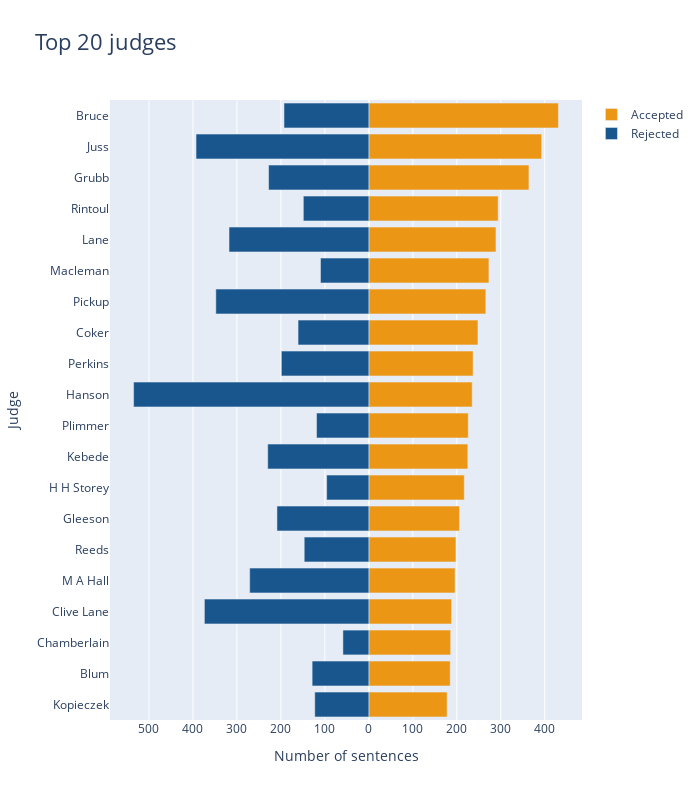

Notebook code cell kept with this figure:
### Markdown cell above
# Top 20 judges per Accepted and rejected sentences

### Code cell
import plotly.graph_objects as gp

judges = []

for r in zip(df['Judges:'], df['Decision label:']):
        judges.append((r[0], r[1]))

judge = []
label = []

for i in judges:
    for x in i[0]:
        judge.append(x)
        label.append(i[1])

df_judges = pd.DataFrame(list(zip(judge, label)), columns =['Judge', 'Label'])
df_judges

# Chart
df_judges = df_judges.groupby(['Judge', 'Label']).size().reset_index(name = 'counts')

df_judges['counts'] = np.where(df_judges['Label'] == 'Rejected', df_judges['counts'] * 1, df_judges['counts'])
df_judges = df_judges.sort_values(by=['counts'])


# Chart

df_judges
df_judges=df_judges.pivot(index='Judge', columns='Label', values='counts')
df_judges = df_judges.sort_values(by=['Accepted', 'Rejected'])


list(df_judges.columns.values)

df_judges

# Transform index with name of judge into a column 
df_judges['Name'] = df_judges.index

# Delete judges with nan
df_judges = df_judges.dropna()

# Sort Judges by number of sentences
df_judges = df_judges.sort_values(by=['Accepted', 'Rejected'], ascending = False)

# Keep only top 20 judges
df_judges_top = df_judges.head(20)

df_judges_top = df_judges_top.sort_values(by=['Accepted'], ascending = True)


y_age = df_judges_top['Name']
x_M = df_judges_top['Accepted']
x_F = df_judges_top['Rejected'] * -1


# Creating instance of the figure
fig = gp.Figure()

# Adding Male data to the figure
fig.add_trace(gp.Bar(y = y_age, x = x_M, name = 'Accepted', marker_color= 'rgb(236, 150, 21)', orientation = 'h', ))
  
# Adding Female data to the figure
fig.add_trace(gp.Bar(y = y_age, x = x_F, name = 'Rejected', marker_color= 'rgb(24, 86, 141)', orientation = 'h'))

# Updating the layout for our graph
fig.update_layout(title = 'Top 20 judges',
                 title_font_size = 22, barmode = 'relative',
                 bargap = 0.2, bargroupgap = 0,
                 yaxis = gp.layout.YAxis(title='Judge', ticktext=y_age),

                 xaxis = dict(tickvals = [-600, -500, -400, -300, -200, -100,
                                          0, 100, 200, 300, 400, 500, 600],
                                
                              ticktext = [600, 500, 400, 300, 200, 100,
                                          0, 100, 200, 300, 400, 500, 600],
                                
                              title = 'Number of sentences',
                              title_font_size = 14)
                 )

fig.update_layout(
    autosize=False,
    width=700,
    height=800)

fig.show()

### Figure 1 — Plotly figure (JSON) as saved in the notebook; plotly's stock layout.template omitted (floating-point values rounded to 4 significant figures)
{"data": [{"marker": {"color": "rgb(236, 150, 21)"}, "name": "Accepted", "orientation": "h", "type": "bar", "x": [178, 185, 186, 188, 196, 198, 206, 217, 225, 226, 235, 237, 248, 266, 273, 289, 294, 364, 393, 431], "y": ["Kopieczek", "Blum", "Chamberlain", "Clive Lane", "M A Hall", "Reeds", "Gleeson", "H H Storey", "Kebede", "Plimmer", "Hanson", "Perkins", "Coker", "Pickup", "Macleman", "Lane", "Rintoul", "Grubb", "Juss", "Bruce"]}, {"marker": {"color": "rgb(24, 86, 141)"}, "name": "Rejected", "orientation": "h", "type": "bar", "x": [-123, -129, -59, -374, -271, -147, -209, -96, -230, -119, -535, -199, -161, -348, -110, -318, -149, -228, -393, -193], "y": ["Kopieczek", "Blum", "Chamberlain", "Clive Lane", "M A Hall", "Reeds", "Gleeson", "H H Storey", "Kebede", "Plimmer", "Hanson", "Perkins", "Coker", "Pickup", "Macleman", "Lane", "Rintoul", "Grubb", "Juss", "Bruce"]}], "layout": {"autosize": false, "bargap": 0.2, "bargroupgap": 0, "barmode": "relative", "height": 800, "title": {"font": {"size": 22}, "text": "Top 20 judges"}, "width": 700, "xaxis": {"ticktext": [600, 500, 400, 300, 200, 100, 0, 100, 200, 300, 400, 500, 600], "tickvals": [-600, -500, -400, -300, -200, -100, 0, 100, 200, 300, 400, 500, 600], "title": {"font": {"size": 14}, "text": "Number of sentences"}}, "yaxis": {"ticktext": ["Kopieczek", "Blum", "Chamberlain", "Clive Lane", "M A Hall", "Reeds", "Gleeson", "H H Storey", "Kebede", "Plimmer", "Hanson", "Perkins", "Coker", "Pickup", "Macleman", "Lane", "Rintoul", "Grubb", "Juss", "Bruce"], "title": {"text": "Judge"}}}}
